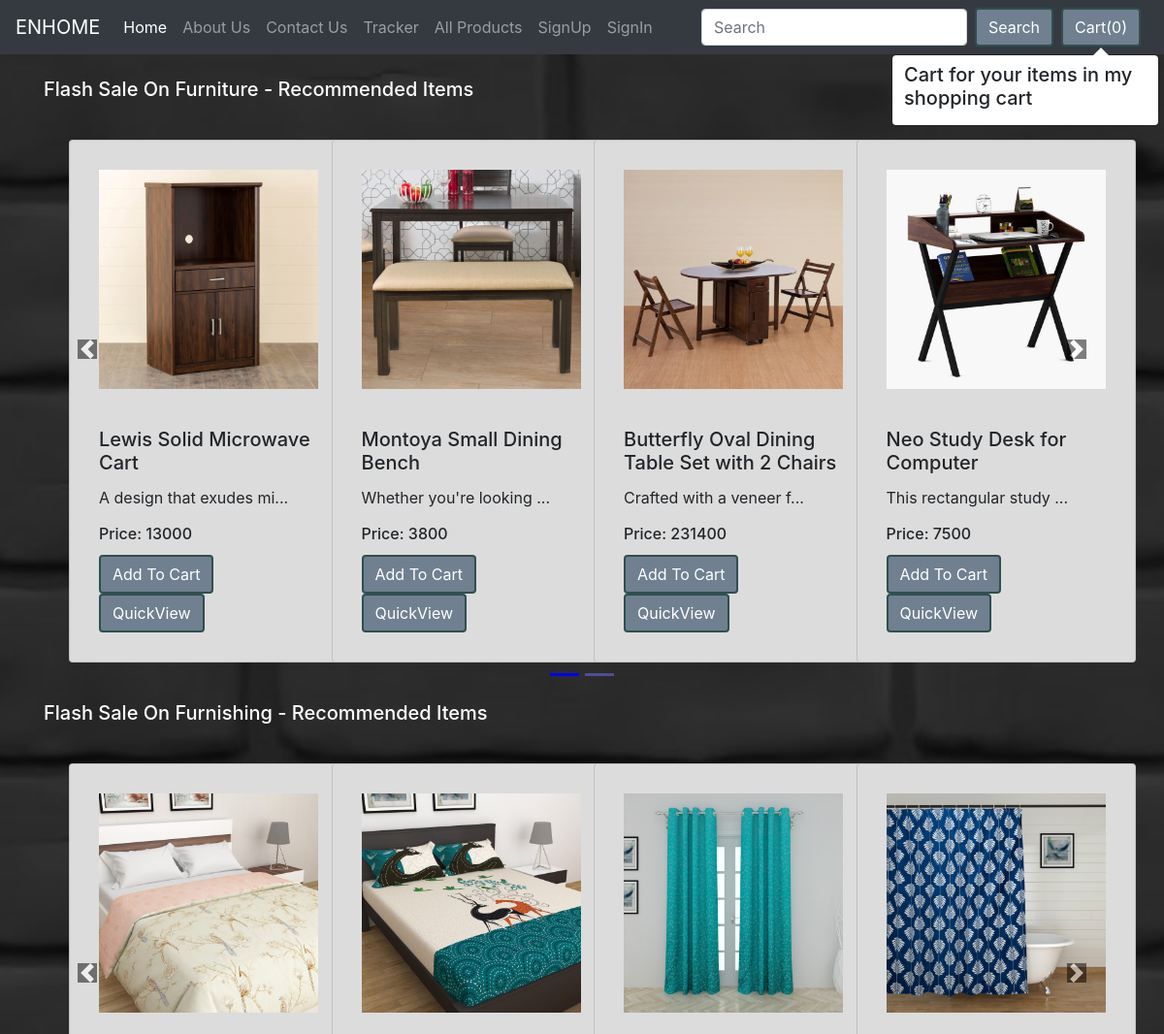
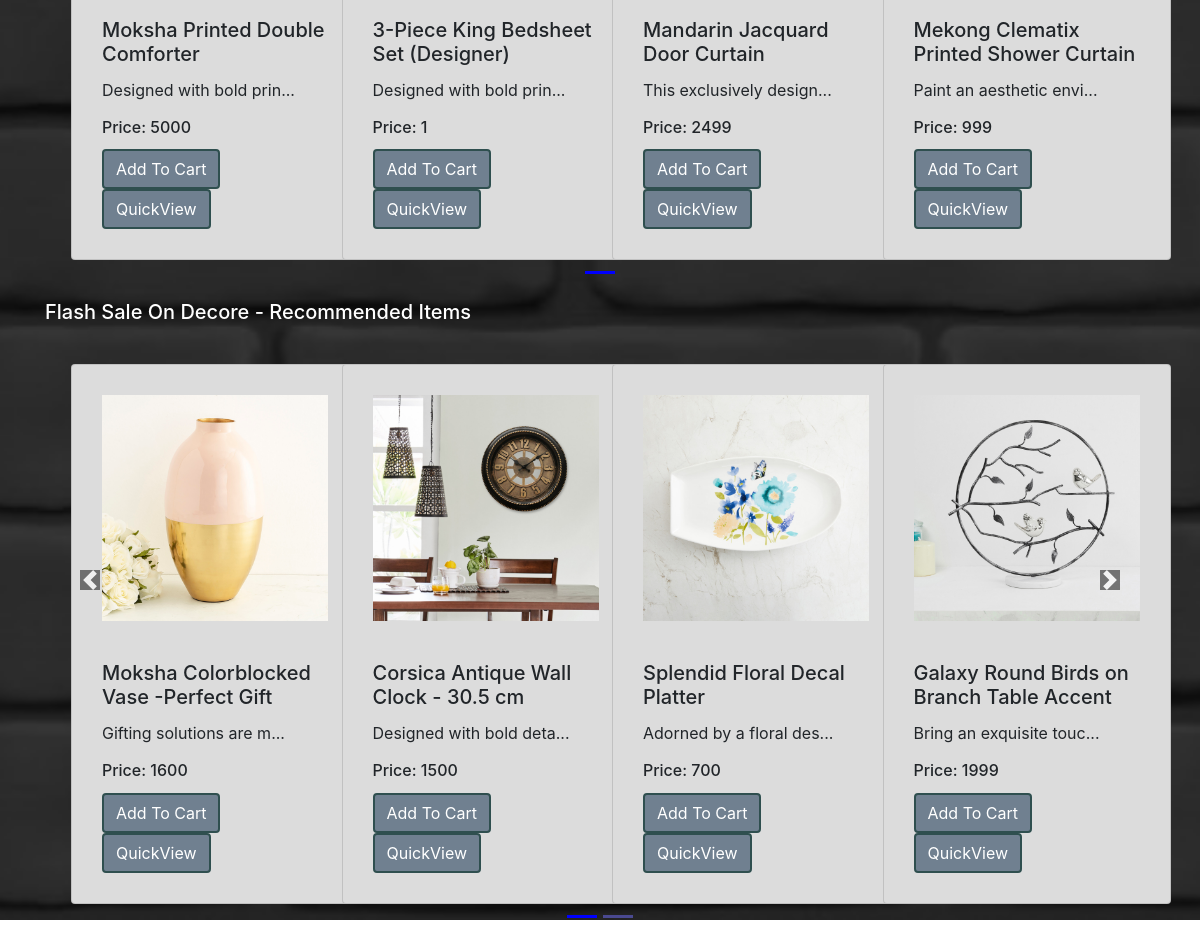
The app's page /shop/ with its own data (2 pictures, top to bottom).
### shop/models.py (models this page shows, shortened)
class Product(models.Model):
    product_id=models.AutoField
    product_name=models.CharField(max_length=50)
    category = models.CharField(max_length=50, default="")
    sub_category = models.CharField(max_length=50, default="")
    price = models.IntegerField(default=0)
    desc=models.CharField(max_length=3000)
    pub_date=models.DateField()
    image = models.ImageField(upload_to="shop/images", default="")

### shop/views.py (the view)
# urls.py: path('', views.index, name='Home'),
def index(request):
    allProds = []
    catprods = Product.objects.values('category', 'id')
    cats = {item['category'] for item in catprods}
    for cat in cats:
        prod = Product.objects.filter(category=cat)
        n = len(prod)
        nSlides = n // 4 + ceil((n / 4) - (n // 4))
        allProds.append([prod, range(1, nSlides), nSlides])
    params = {'allProds':allProds}
    return render(request, 'shop/index.html', params)

### shop/templates/shop/index.html (shortened to what this page needs)
{% extends 'shop/base.html' %}
{% block css %}
{% load static %}
{% endblock %}
{% block body %}
{% load static %}
<div class="container">
    {% for product, range, nSlides in allProds %}
    <h5 class="my-4" style="color:#fff;">Flash Sale On {{product.0.category}} - Recommended Items</h5>
    <div class="row">
        <div id="demo{{forloop.counter}}" class="col carousel slide my-3" data-ride="carousel">
            <ul class="carousel-indicators">
                <li data-target="#demo{{forloop.counter}}" data-slide-to="0" class="active"></li>
                {% for i in range %}
                <li data-target="#demo{{forloop.parentloop.counter}}" data-slide-to="{{i}}"></li>
                {% endfor %}
            </ul>
            <div class="container carousel">
                <div class="carousel-item active">
                    {% for i in product %}
                    <div class="col-xs-3 col-sm-3 col-md-3">
                        <div class="card align-items-center " style="width: 18rem;">
                            <img src='/media/{{i.image}}' class="card-img-top" alt="...">
                            <div class="card-body">
                                <h5 class="card-title" id="namepr{{i.id}}">{{i.product_name}}</h5>
                                <p class="card-text">{{i.desc|slice:"0:23"}}...</p>
                                <h6 class="card-title" >Price: <span id="pricepr{{i.id}}">{{i.price}}</span></h6>
                                <span id="divpr{{i.id}}" class="divpr">
                                    <button id="pr{{i.id}}" class="btn btn-success cart">Add To Cart</button>
                                </span>
                                <a href="/shop/products/{{i.id}}"><button id="qv{{i.id}}" class="btn btn-success cart">QuickView</button></a>
                            </div>
                        </div>
                    </div>
                    {% if forloop.counter|divisibleby:4 and forloop.counter > 0 and not forloop.last %}
                </div>
                <div class="carousel-item">
                    {% endif %}
                    {% endfor %}
                </div>
            </div>
        </div>
        <a class="carousel-control-prev" href="#demo{{forloop.counter}}" data-slide="prev">
            <span class="carousel-control-prev-icon"></span>
        </a>
        <a class="carousel-control-next" href="#demo{{forloop.counter}}" data-slide="next">
            <span class="carousel-control-next-icon"></span>
        </a>
    </div>
    {% endfor %}
</div>
{% endblock %}

### shop/templates/shop/base.html (shortened to what this page needs)
<!doctype html>
<html lang="en">
  <head>
    <link rel="stylesheet" href="https://stackpath.bootstrapcdn.com/bootstrap/4.2.1/css/bootstrap.min.css">
  </head>
  <body>
      {% load static %}
    <nav class="navbar navbar-expand-lg navbar-dark bg-dark">
  <a class="navbar-brand" href="#">ENHOME</a>
  <div class="collapse navbar-collapse" id="navbarSupportedContent">
    <ul class="navbar-nav mr-auto">
      <li class="nav-item active">
        <a class="nav-link" href="/">Home <span class="sr-only">(current)</span></a>
      </li>
      <li class="nav-item">
        <a class="nav-link" href="/shop/about">About Us</a>
      </li>
      <li class="nav-item">
        <a class="nav-link" href="/shop/contact">Contact Us</a>
      </li>
      <li class="nav-item">
        <a class="nav-link" href="/shop/tracker">Tracker</a>
      </li>
      <li class="nav-item">
        <a class="nav-link" href="/shop/categories">All Products</a>
      </li>
      {% if request.user.customer %}
      <li class="nav-item">
        <a class="nav-link" href="#">Welcome {{request.user.username}}!</a>
      </li>
      <li class="nav-item">
        <a class="nav-link" href="/shop/logout">Logout</a>
      </li>
      <li class="nav-item">
        <a class="nav-link" href="/shop/profile">Profile</a>
      </li>
      {% else %}
      <li class="nav-item">
        <a class="nav-link" href="/shop/register">SignUp</a>
      </li>
      <li class="nav-item">
        <a class="nav-link" href="/shop/login">SignIn</a>
      </li>
      {% endif %}
    </ul>
    <form method="get" action="/shop/search/" class="form-inline my-2 my-lg-0">
      <input class="form-control mr-sm-2" type="search" placeholder="Search" aria-label="Search" name="search" id="search">
      <button class="btn btn-outline-success my-2 my-sm-0" type="submit">Search</button>
    </form>
    <button type="button" class="btn btn-secondary mx-2" id="popcart" data-html="true" data-container="body" data-toggle="popover" data-placement="bottom" data-content="Vivamus
sagittis lacus vel augue laoreet rutrum faucibus.">
   Cart(<span id="cart">0</span>)
</button>
  </div>
</nav>
    {% block body %}
    {% endblock %}
  </body>
</html>

### records on screen
Product: category "Furniture", image (picture), product_name "Lewis Solid Microwave Cart", desc "A design that exudes mi", price "13000"
Product: image (picture), product_name "Montoya Small Dining Bench", desc "Whether you're looking", price "3800"
Product: image (picture), product_name "Butterfly Oval Dining Table Set with 2 Chairs", desc "Crafted with a veneer f", price "231400"
Product: image (picture), product_name "Neo Study Desk for Computer", desc "This rectangular study", price "7500"
Product: category "Furnishing", image (picture), product_name "Moksha Printed Double Comforter", desc "Designed with bold prin", price "5000"
Product: image (picture), product_name "3-Piece King Bedsheet Set (Designer)", desc "Designed with bold prin", price "1"
Product: image (picture), product_name "Mandarin Jacquard Door Curtain", desc "This exclusively design", price "2499"
Product: image (picture), product_name "Mekong Clematix Printed Shower Curtain", desc "Paint an aesthetic envi", price "999"
Product: category "Decore", image (picture), product_name "Moksha Colorblocked Vase -Perfect Gift", desc "Gifting solutions are m", price "1600"
Product: image (picture), product_name "Corsica Antique Wall Clock - 30.5 cm", desc "Designed with bold deta", price "1500"
Product: image (picture), product_name "Splendid Floral Decal Platter", desc "Adorned by a floral des", price "700"
Product: image (picture), product_name "Galaxy Round Birds on Branch Table Accent", desc "Bring an exquisite touc", price "1999"
